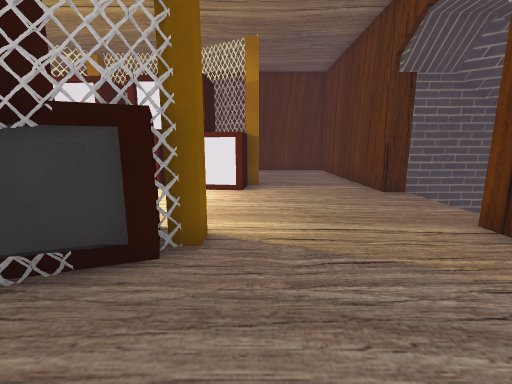
view 1 (above)

20 first-person views from a walk through a 3-D level made in the Unity game engine. The camera is 1.5 m above the floor, tilts 10° down and sees 90° across. The floor is counted in squares, 1 m on a side. Each view is taken from the middle of a square. On the plan, view 1 faces up. The plan holds only what a view shows up to about 13 squares ahead; the rest is blank. The place goes on beyond the plan. Some animated figures are left out. Door leaves are left out, so doorways stand open. Some surface patterns are stand-ins.

view 2
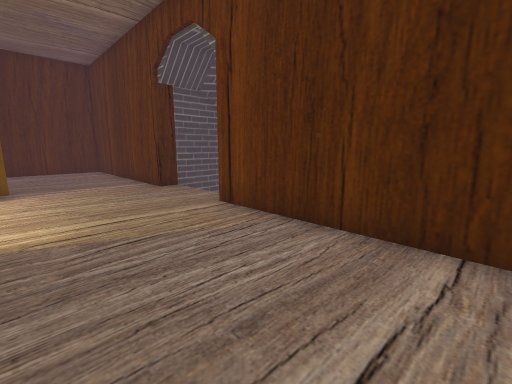

view 3
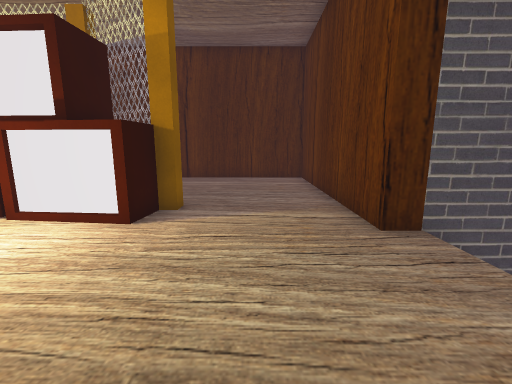

view 4
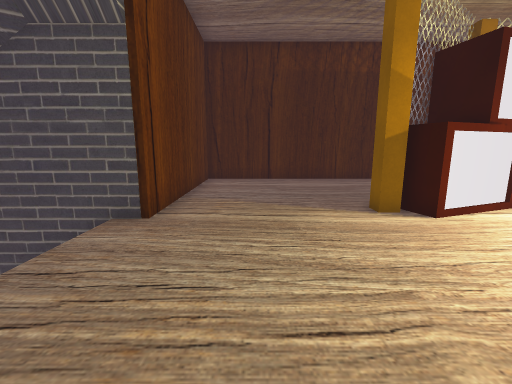

view 5
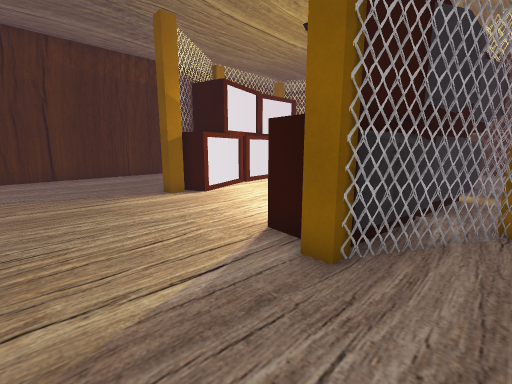

view 6
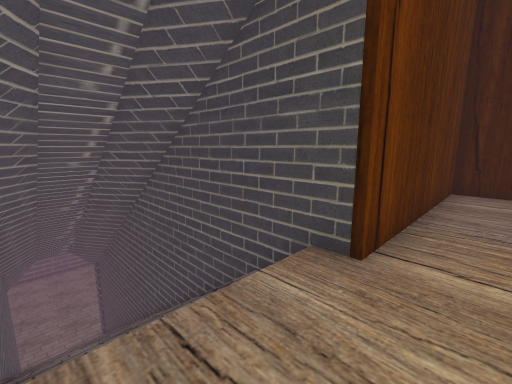

view 7
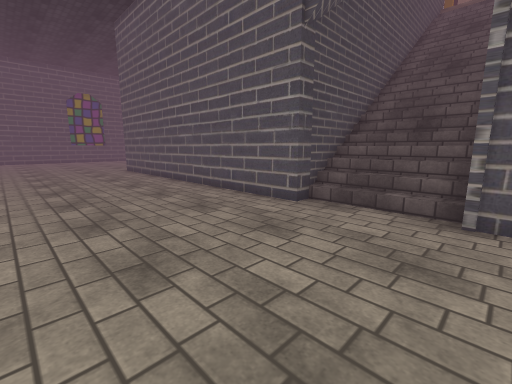

view 8
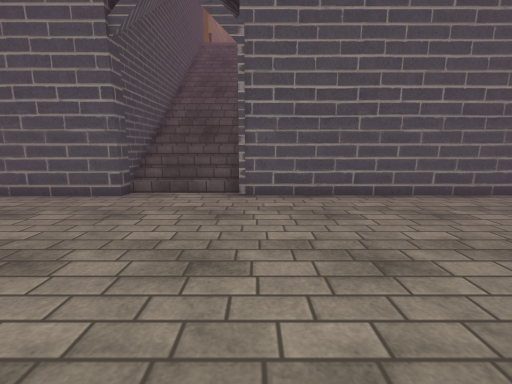

view 9
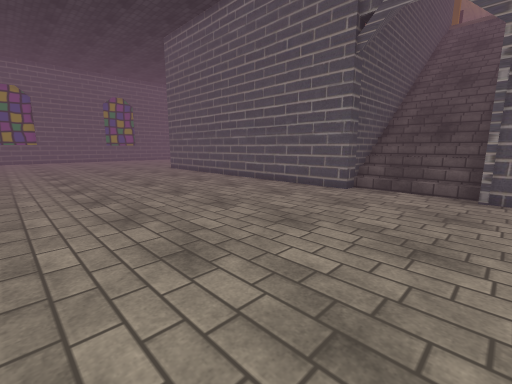

view 10
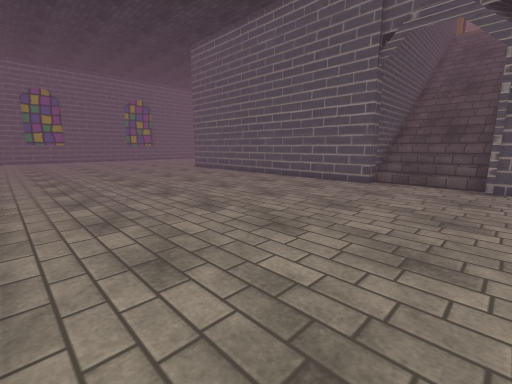

view 11
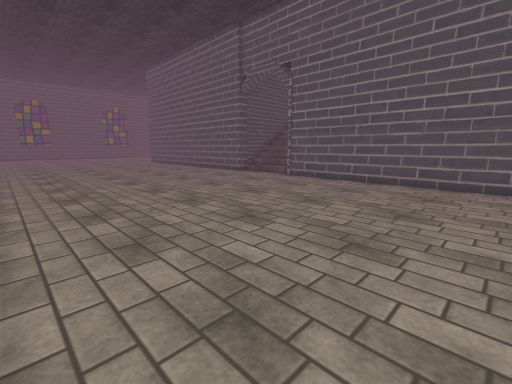

view 12
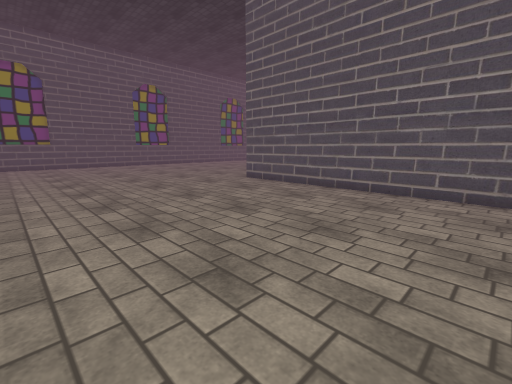

view 13
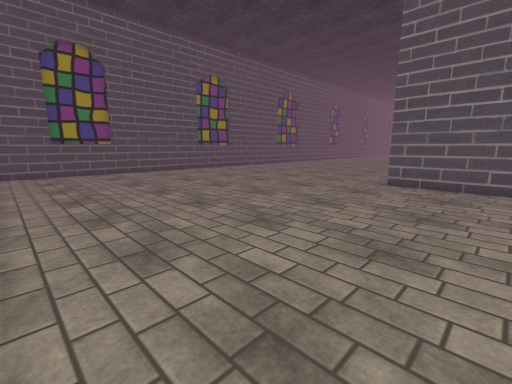

view 14
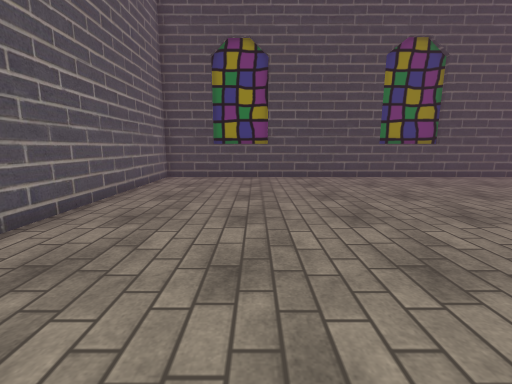

view 15
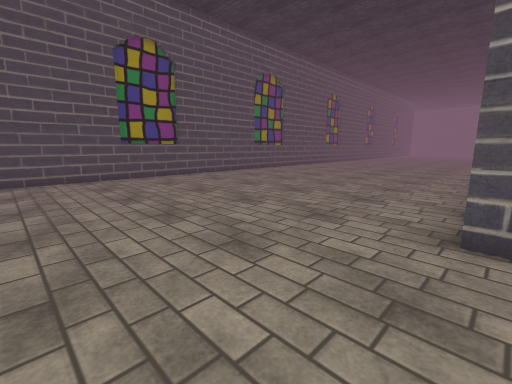

view 16
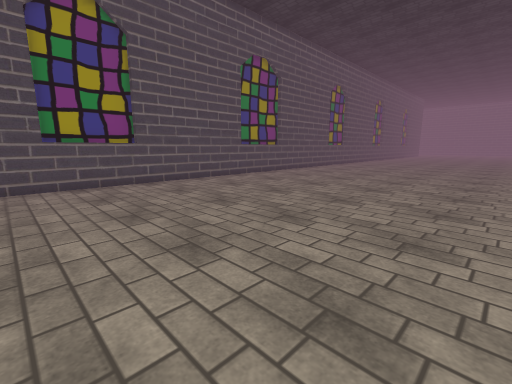

view 17
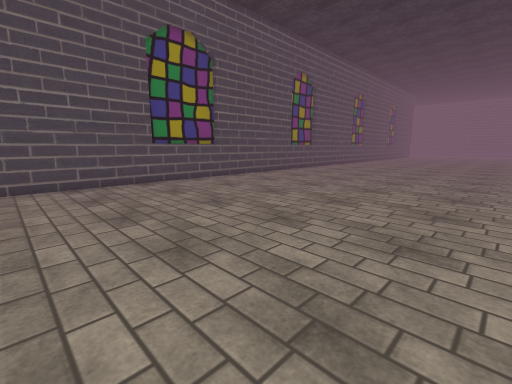

view 18
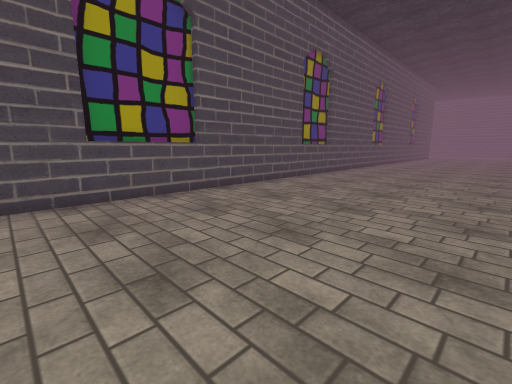

view 19
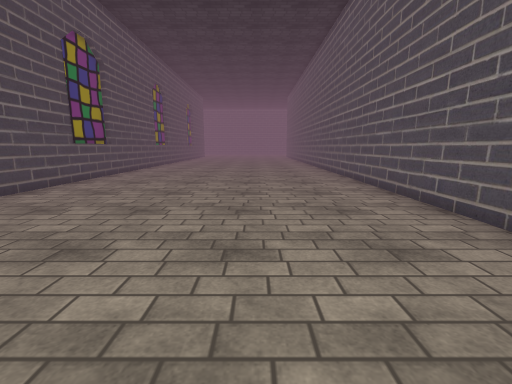

view 20
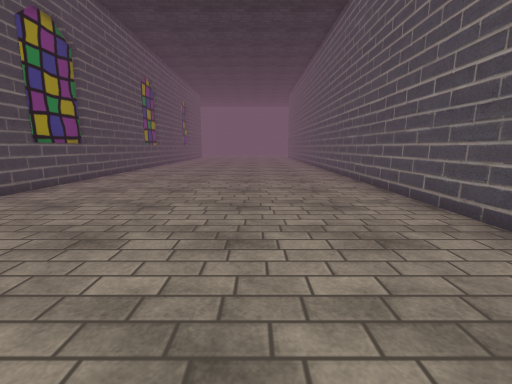

### Floor plan
Key: @ floor where view 1 was taken; # wall or solid block; . main floor; : floor 9.75 m higher than the main floor; / step, stairs or slope; D open door; T TV.
Columns run from 2 left of view 1 to 31 right of it. Each row starts with its distance up from view 1.
 17 #######              #......... .
 16  :::::#              #..........
 15  :::::#              #...........
 14  :::::#              #...........
 13   ::::#              #...........
 12 #:::::#              #...........
 11 ##::::#              #...........
 10 ###:::#              #...........
  9 ##::::################...........
  8 ::::::DD/////////////............
  7 ::::::DD ////////////............
  6 ::::::DD ////////////............
  5 T:::::DD##############...........
  4 T#::::##             #...........
  3 T:::::#              #...........
  2 ::::::#              #...........
  1 ::::::#              #...........
  0 ::@:::#              #...........
 -1 ::::::#              #...........
 -2 #######              #...........
 -3                      #...........
 -4                      #...........
 -5                      #...........
 -6                      #...........
 -7                      #...........
 -8 ###########          #...........
 -9 .................................
-10 .................................
-11 .................................
-12 .................................#
-13 .................................#
-14 .................................#
-15 .................................#
-16 .................................#
-17 .................................#
-18 .................................#
-19 .................................#
-20 .................................#
-21 ##################################

Positions as (right, up) in squares from view 1, and headings:
1: (0, 0), facing up
2: (0, -1), facing up-right
3: (2, 4), facing up
4: (2, 10), facing down
5: (3, 12), facing down-left
6: (3, 8), facing down-right
7: (25, 9), facing down-left
8: (27, 9), facing left
9: (28, 9), facing down-left
10: (30, 9), facing down-left
11: (30, 17), facing down-left
12: (28, 1), facing down-left
13: (30, -5), facing down-left
14: (26, -8), facing down
15: (24, -8), facing down-left
16: (21, -10), facing down-left
17: (16, -10), facing down-left
18: (13, -13), facing down-left
19: (13, -13), facing left
20: (11, -13), facing left
